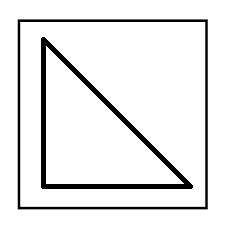
#> input picture test4.jpg, 225 x 225 px
$ jupyter execute --allow-errors 'processing lines.ipynb'   (shell and % lines are left out)
#> lines starting #> are read from the running program, lines starting #| are printed output that depends on the picture; after the words box and inside, x2 and y2 are one past the last pixel; in counts of white or black regions, pixels touching at a corner belong together
[cell 1]
import matplotlib
import matplotlib.pyplot as plt
import matplotlib.image as mpimg
from skimage.color import rgb2gray
from PIL import Image
import numpy as np
import cv2
import copy

[cell 2]
test = cv2.imread("test.jpg")
#> (the rest of this cell did not finish here and is left out)

#> (a cell that did not finish here is left out)

[cell 4]
def same(arr1,arr2):
    r=10
    if abs(arr1[0]-arr2[0])<r and abs(arr1[1]-arr2[1])<r and abs(arr1[2]-arr2[2])<r and abs(arr1[3]-arr2[3])<r:
        return True
    else :
        return False

# [6 lines left out: function samep, not called in this run]


def im_in(n, array):
    r=10
    for i in array:
        if abs(n-i)<r:
            return True

    return False

test = cv2.imread("test4.jpg")
#> test is the input picture: shape (225, 225, 3); min 0, max 255, mean 233
white=cv2.imread('white4.jpg')
gray = cv2.cvtColor(test, cv2.COLOR_BGR2GRAY)
edges = cv2.Canny(gray, 50, 200)
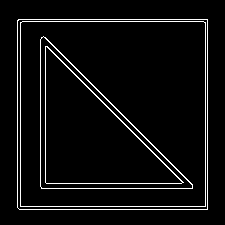
#> edges: shape (225, 225); 5.2% white in thin lines or dots, all inside (x1, y1, x2, y2) = (17, 19, 208, 210)
lines = cv2.HoughLinesP(edges, 1, np.pi/180, 50, minLineLength=0, maxLineGap=150)
#> lines = 16 rows, first 6: [20, 209, 20, 19], [19, 209, 207, 209], [18, 19, 207, 19], [17, 206, 207, 206], [207, 208, 207, 20], [17, 207, 17, 20]


new_lines=[]
for i in range(len(lines)):
    flag=0
    if (i!=0):
        for j in range(i):
                if same(lines[i][0],lines[j][0]):
                    flag=1
                    continue
    if(flag==0):
        new_lines.append(lines[i][0])
#> this loop made 16 passes
#> after the loop, new_lines = [[20, 209, 20, 19], [19, 209, 207, 209], [18, 19, 207, 19], [207, 208, 207, 20], [40, 183, 191, 183], [45, 37, 192, 184], [40, 186, 40, 39]]

xs=[]
ys=[]

for i in new_lines:
    xs.append(i[0])
    xs.append(i[2])
    ys.append(i[1])
    ys.append(i[3])
#> this loop made 7 passes
#> after the loop, xs = [20, 20, 19, 207, 18, 207, 207, 207, 40, 191, 45, 192, 40, 40]; ys = [209, 19, 209, 209, 19, 19, 208, 20, 183, 183, 37, 184, 186, 39]


sorted_x=sorted(xs)
#> sorted_x = [18, 19, 20, 20, 40, 40, 40, 45, 191, 192, 207, 207, 207, 207]
sorted_y=sorted(ys)
#> sorted_y = [19, 19, 19, 20, 37, 39, 183, 183, 184, 186, 208, 209, 209, 209]

special_x=[]
special_y=[]

for i in sorted_x:
    if not(im_in(i, special_x)):
        special_x.append(i)
#> this loop made 14 passes
#> i on passes 1 to 12: 18, 19, 20, 20, 40, 40, 40, 45, 191, 192, 207, 207
#> after the loop, special_x = [18, 40, 191, 207]

for i in sorted_y:
    if not(im_in(i, special_y)):
        special_y.append(i)
#> this loop made 14 passes
#> i on passes 1 to 12: 19, 19, 19, 20, 37, 39, 183, 183, 184, 186, 208, 209
#> after the loop, special_y = [19, 37, 183, 208]


r=10

for i in range(len(new_lines)):
    for j in range(len(special_x)):
        if(abs(new_lines[i][0]-special_x[j])<r):
            new_lines[i][0]=special_x[j]
            break

    for j in range(len(special_x)):
        if(abs(new_lines[i][2]-special_x[j])<r):
            new_lines[i][2]=special_x[j]
            break
    for j in range(len(special_y)):
        if(abs(new_lines[i][1]-special_y[j])<r):
            new_lines[i][1]=special_y[j]
            break

    for j in range(len(special_y)):
        if(abs(new_lines[i][3]-special_y[j])<r):
            new_lines[i][3]=special_y[j]
            break
#> this loop made 7 passes
#> after the loop, new_lines = [[18, 208, 18, 19], [18, 208, 207, 208], [18, 19, 207, 19], [207, 208, 207, 19], [40, 183, 191, 183], [40, 37, 191, 183], [40, 183, 40, 37]]


for i in range(len(new_lines)):
    x1, y1, x2, y2 = new_lines[i]
    cv2.line(white, (x1, y1), (x2, y2), (255, 0, 0), 3)
#> this loop made 7 passes
# [4 lines of commented-out code are left out]


#> (the rest of this cell did not finish here and is left out)

[cell 5]
lines
#> Out = 16 rows, first 6: [18, 208, 18, 19], [18, 208, 207, 208], [18, 19, 207, 19], [17, 206, 207, 206], [207, 208, 207, 19], [17, 207, 17, 20]


$ run again, with test1.jpg copied over test4.jpg
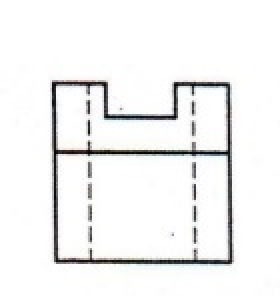
#> input picture test1.jpg, 140 x 148 px (shown 2 times larger)
#> test is the input picture: shape (148, 140, 3); mean B, G, R 241.7, 241.9, 241.7
#> `edges = cv2.Canny(gray, 50, 200)`:
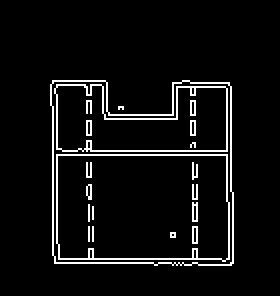
#> edges: shape (148, 140) (shown 2 times larger); 5.8% white in thin lines or dots, all inside (x1, y1, x2, y2) = (25, 40, 117, 133)
#> lines = [[26, 77, 115, 77], [27, 129, 116, 129], [27, 130, 115, 132], [26, 127, 26, 40], [115, 43, 116, 131], [28, 131, 28, 40], [31, 75, 113, 75], [113, 41, 115, 131], [95, 41, 96, 128], [43, 131, 45, 40], [97, 41, 98, 128]]
#> the loop `for i in range(len(lines)):` made 11 passes
#> after the loop `for i in range(len(lines)):`: new_lines = [[26, 77, 115, 77], [27, 129, 116, 129], [26, 127, 26, 40], [115, 43, 116, 131], [95, 41, 96, 128], [43, 131, 45, 40]]
#> the loop `for i in new_lines:` made 6 passes
#> after the loop `for i in new_lines:`: xs = [26, 115, 27, 116, 26, 26, 115, 116, 95, 96, 43, 45]; ys = [77, 77, 129, 129, 127, 40, 43, 131, 41, 128, 131, 40]
#> sorted_x = [26, 26, 26, 27, 43, 45, 95, 96, 115, 115, 116, 116]
#> sorted_y = [40, 40, 41, 43, 77, 77, 127, 128, 129, 129, 131, 131]
#> the loop `for i in sorted_x:` made 12 passes
#> i on passes 1 to 8: 26, 26, 26, 27, 43, 45, 95, 96
#> after the loop `for i in sorted_x:`: special_x = [26, 43, 95, 115]
#> the loop `for i in sorted_y:` made 12 passes
#> i on passes 1 to 8: 40, 40, 41, 43, 77, 77, 127, 128
#> after the loop `for i in sorted_y:`: special_y = [40, 77, 127]
#> the loop `for i in range(len(new_lines)):` made 6 passes
#> after the loop `for i in range(len(new_lines)):`: new_lines = [[26, 77, 115, 77], [26, 127, 115, 127], [26, 127, 26, 40], [115, 40, 115, 127], [95, 40, 95, 127], [43, 127, 43, 40]]
#> the loop `for i in range(len(new_lines)):` made 6 passes
#> Out = [[26, 77, 115, 77], [26, 127, 115, 127], [27, 130, 115, 132], [26, 127, 26, 40], [115, 40, 115, 127], [28, 131, 28, 40], [31, 75, 113, 75], [113, 41, 115, 131], [95, 40, 95, 127], [43, 127, 43, 40], [97, 41, 98, 128]]

$ run again, with test10.jpg copied over test4.jpg
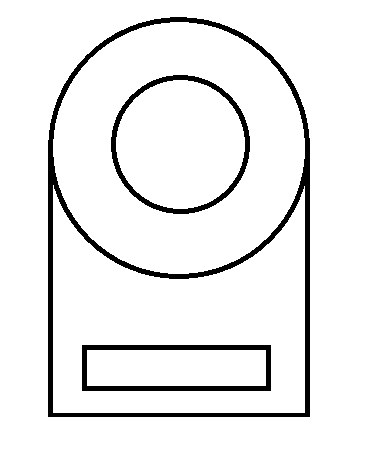
#> input picture test10.jpg, 376 x 468 px
#> test is the input picture: shape (468, 376, 3); 93.3% white; 3 black regions, box (x1, y1, x2, y2) and area: (48, 17, 310, 417) 7495, (82, 345, 271, 391) 2250, (111, 75, 250, 214) 2117
#> `edges = cv2.Canny(gray, 50, 200)`:
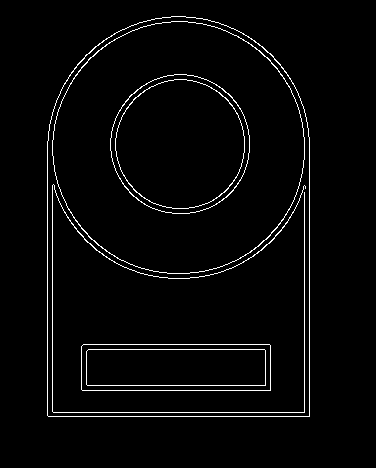
#> edges: shape (468, 376); 2.8% white in thin lines or dots, all inside (x1, y1, x2, y2) = (47, 16, 310, 417)
#> lines = [[309, 416, 309, 137], [304, 416, 304, 109], [52, 416, 52, 112], [47, 415, 47, 141], [53, 412, 303, 412], [48, 416, 308, 416], [81, 349, 270, 349], [82, 390, 270, 390], [83, 344, 269, 344], [81, 385, 270, 385]]
#> the loop `for i in range(len(lines)):` made 10 passes
#> after the loop `for i in range(len(lines)):`: new_lines = [[309, 416, 309, 137], [304, 416, 304, 109], [52, 416, 52, 112], [47, 415, 47, 141], [53, 412, 303, 412], [81, 349, 270, 349], [82, 390, 270, 390]]
#> the loop `for i in new_lines:` made 7 passes
#> after the loop `for i in new_lines:`: xs = [309, 309, 304, 304, 52, 52, 47, 47, 53, 303, 81, 270, 82, 270]; ys = [416, 137, 416, 109, 416, 112, 415, 141, 412, 412, 349, 349, 390, 390]
#> sorted_x = [47, 47, 52, 52, 53, 81, 82, 270, 270, 303, 304, 304, 309, 309]
#> sorted_y = [109, 112, 137, 141, 349, 349, 390, 390, 412, 412, 415, 416, 416, 416]
#> the loop `for i in sorted_x:` made 14 passes
#> i on passes 1 to 8: 47, 47, 52, 52, 53, 81, 82, 270
#> after the loop `for i in sorted_x:`: special_x = [47, 81, 270, 303]
#> the loop `for i in sorted_y:` made 14 passes
#> i on passes 1 to 8: 109, 112, 137, 141, 349, 349, 390, 390
#> after the loop `for i in sorted_y:`: special_y = [109, 137, 349, 390, 412]
#> the loop `for i in range(len(new_lines)):` made 7 passes
#> after the loop `for i in range(len(new_lines)):`: new_lines = [[303, 412, 303, 137], [303, 412, 303, 109], [47, 412, 47, 109], [47, 412, 47, 137], [47, 412, 303, 412], [81, 349, 270, 349], [81, 390, 270, 390]]
#> the loop `for i in range(len(new_lines)):` made 7 passes
#> Out = [[303, 412, 303, 137], [303, 412, 303, 109], [47, 412, 47, 109], [47, 412, 47, 137], [47, 412, 303, 412], [48, 416, 308, 416], [81, 349, 270, 349], [81, 390, 270, 390], [83, 344, 269, 344], [81, 385, 270, 385]]

$ run again, with test11.jpg copied over test4.jpg
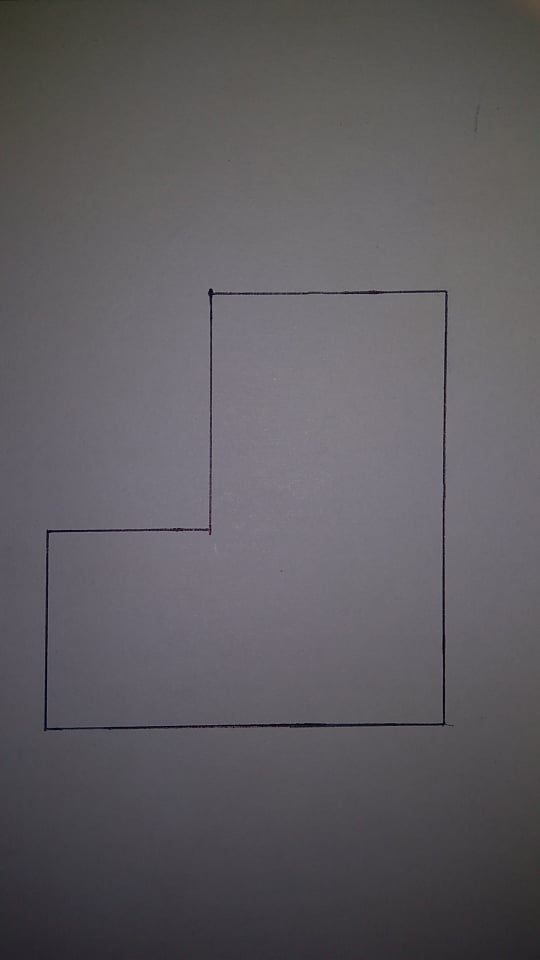
#> input picture test11.jpg, 540 x 960 px
#> test is the input picture: shape (960, 540, 3); mean B, G, R 96.4, 92.1, 94.8
#> `edges = cv2.Canny(gray, 50, 200)`:
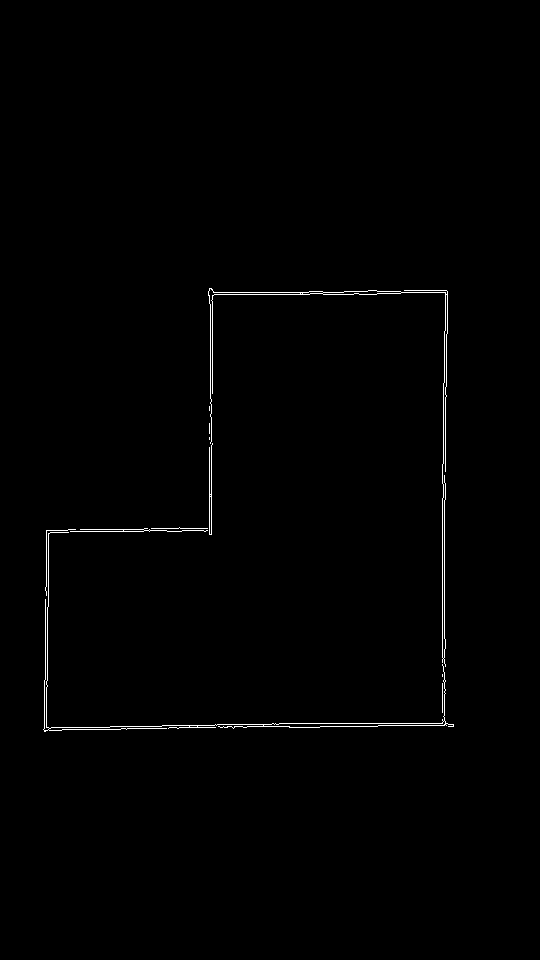
#> edges: shape (960, 540); 0.64% white in thin lines or dots, all inside (x1, y1, x2, y2) = (43, 288, 454, 732)
#> lines = 21 rows, first 6: [444, 725, 444, 290], [44, 727, 442, 720], [43, 729, 445, 722], [442, 725, 442, 464], [208, 292, 447, 292], [445, 724, 445, 290]
#> the loop `for i in range(len(lines)):` made 21 passes
#> after the loop `for i in range(len(lines)):`: new_lines = [[444, 725, 444, 290], [44, 727, 442, 720], [442, 725, 442, 464], [208, 292, 447, 292], [44, 707, 47, 530], [233, 728, 453, 724], [45, 731, 49, 530], [211, 534, 211, 288], [46, 530, 209, 527], [443, 497, 443, 290], [212, 444, 212, 289], [446, 396, 446, 290]]
#> the loop `for i in new_lines:` made 12 passes
#> after the loop `for i in new_lines:`: xs = [444, 444, 44, 442, 442, 442, 208, 447, 44, 47, 233, 453, 45, 49, 211, 211, 46, 209, 443, 443, 212, 212, 446, 446]; ys = [725, 290, 727, 720, 725, 464, 292, 292, 707, 530, 728, 724, 731, 530, 534, 288, 530, 527, 497, 290, 444, 289, 396, 290]
#> sorted_x = [44, 44, 45, 46, 47, 49, 208, 209, 211, 211, 212, 212, 233, 442, 442, 442, 443, 443, 444, 444, 446, 446, 447, 453]
#> sorted_y = [288, 289, 290, 290, 290, 292, 292, 396, 444, 464, 497, 527, 530, 530, 530, 534, 707, 720, 724, 725, 725, 727, 728, 731]
#> the loop `for i in sorted_x:` made 24 passes
#> i on passes 1 to 8: 44, 44, 45, 46, 47, 49, 208, 209
#> after the loop `for i in sorted_x:`: special_x = [44, 208, 233, 442, 453]
#> the loop `for i in sorted_y:` made 24 passes
#> i on passes 1 to 8: 288, 289, 290, 290, 290, 292, 292, 396
#> after the loop `for i in sorted_y:`: special_y = [288, 396, 444, 464, 497, 527, 707, 720, 731]
#> the loop `for i in range(len(new_lines)):` made 12 passes
#> after the loop `for i in range(len(new_lines)):`: new_lines = [[442, 720, 442, 288], [44, 720, 442, 720], [442, 720, 442, 464], [208, 288, 442, 288], [44, 707, 44, 527], [233, 720, 453, 720], [44, 731, 44, 527], [208, 527, 208, 288], [44, 527, 208, 527], [442, 497, 442, 288], [208, 444, 208, 288], [442, 396, 442, 288]]
#> the loop `for i in range(len(new_lines)):` made 12 passes
#> Out = 21 rows, first 6: [442, 720, 442, 288], [44, 720, 442, 720], [43, 729, 445, 722], [442, 720, 442, 464], [208, 288, 442, 288], [445, 724, 445, 290]
